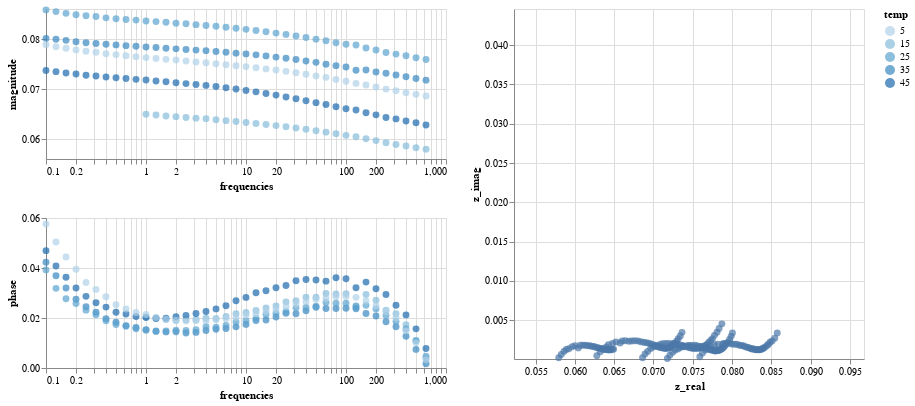

The cell this chart's notebook holds for it:
### Markdown cell above
### Selections (adding interactivity)

### Code cell
selection = alt.selection_single(fields=['temp'], nearest=True, on='mouseover')

bode_mag = alt.Chart(subset).mark_circle().encode(
    x=alt.X('frequencies', scale=alt.Scale(type='log')),
    y=alt.Y('magnitude:Q', scale=alt.Scale(zero=False)),
    color='temp:O',
    size=alt.condition(selection, alt.value(48), alt.value(18))
).transform_calculate(
    magnitude='sqrt(pow(datum.z_real, 2) + pow(datum.z_imag, 2))'
).add_selection(
    selection
).properties(height=150)

bode_phase = alt.Chart(subset).mark_circle().encode(
    x=alt.X('frequencies', scale=alt.Scale(type='log')),
    y=alt.Y('phase:Q', scale=alt.Scale(zero=False)),
    color='temp:O',
    size=alt.condition(selection, alt.value(48), alt.value(18))
).transform_calculate(
    magnitude='sqrt(pow(datum.z_real, 2) + pow(datum.z_imag, 2))',
    phase='atan2(datum.z_imag, datum.z_real)'
).add_selection(
    selection
).properties(height=150)

min_x, max_x, min_y, max_y = get_ranges(data, y_scale=1)

nyquist = alt.Chart(subset).mark_circle().encode(
    x=alt.X('z_real:Q', scale=alt.Scale(zero=False, nice=False, domain=[min_x, max_x])),
    y=alt.Y('z_imag:Q', scale=alt.Scale(zero=False, nice=False, domain=[min_y, max_y])),
    size=alt.condition(selection, alt.value(48), alt.value(18)),
    tooltip=['temp']
).properties(
    width=350,
    height=350
)

bode_mag & bode_phase | nyquist.add_selection(selection)

### Figure 1 — Vega-Lite specification as saved in the notebook (floating-point values rounded to 4 significant figures; data arrays with more than 128 entries replaced by an {"elided": "..."} marker saying what was removed)
{"$schema": "https://vega.github.io/schema/vega-lite/v3.2.1.json", "config": {"mark": {"tooltip": null}, "view": {"height": 300, "width": 400}}, "datasets": {"data-9559d40e381c63a9d256540d63f01a39": {"elided": "185 records"}}, "hconcat": [{"vconcat": [{"data": {"name": "data-9559d40e381c63a9d256540d63f01a39"}, "encoding": {"color": {"field": "temp", "type": "ordinal"}, "size": {"condition": {"selection": "selector012", "value": 48}, "value": 18}, "x": {"field": "frequencies", "scale": {"type": "log"}, "type": "quantitative"}, "y": {"field": "magnitude", "scale": {"zero": false}, "type": "quantitative"}}, "height": 150, "mark": "circle", "selection": {"selector012": {"fields": ["temp"], "nearest": true, "on": "mouseover", "type": "single"}}, "transform": [{"as": "magnitude", "calculate": "sqrt(pow(datum.z_real, 2) + pow(datum.z_imag, 2))"}]}, {"data": {"name": "data-9559d40e381c63a9d256540d63f01a39"}, "encoding": {"color": {"field": "temp", "type": "ordinal"}, "size": {"condition": {"selection": "selector012", "value": 48}, "value": 18}, "x": {"field": "frequencies", "scale": {"type": "log"}, "type": "quantitative"}, "y": {"field": "phase", "scale": {"zero": false}, "type": "quantitative"}}, "height": 150, "mark": "circle", "selection": {"selector012": {"fields": ["temp"], "nearest": true, "on": "mouseover", "type": "single"}}, "transform": [{"as": "magnitude", "calculate": "sqrt(pow(datum.z_real, 2) + pow(datum.z_imag, 2))"}, {"as": "phase", "calculate": "atan2(datum.z_imag, datum.z_real)"}]}]}, {"data": {"name": "data-9559d40e381c63a9d256540d63f01a39"}, "encoding": {"size": {"condition": {"selection": "selector012", "value": 48}, "value": 18}, "tooltip": [{"field": "temp", "type": "quantitative"}], "x": {"field": "z_real", "scale": {"domain": [0.05225, 0.09679], "nice": false, "zero": false}, "type": "quantitative"}, "y": {"field": "z_imag", "scale": {"domain": [6.728e-05, 0.0446], "nice": false, "zero": false}, "type": "quantitative"}}, "height": 350, "mark": "circle", "selection": {"selector012": {"fields": ["temp"], "nearest": true, "on": "mouseover", "type": "single"}}, "width": 350}]}
